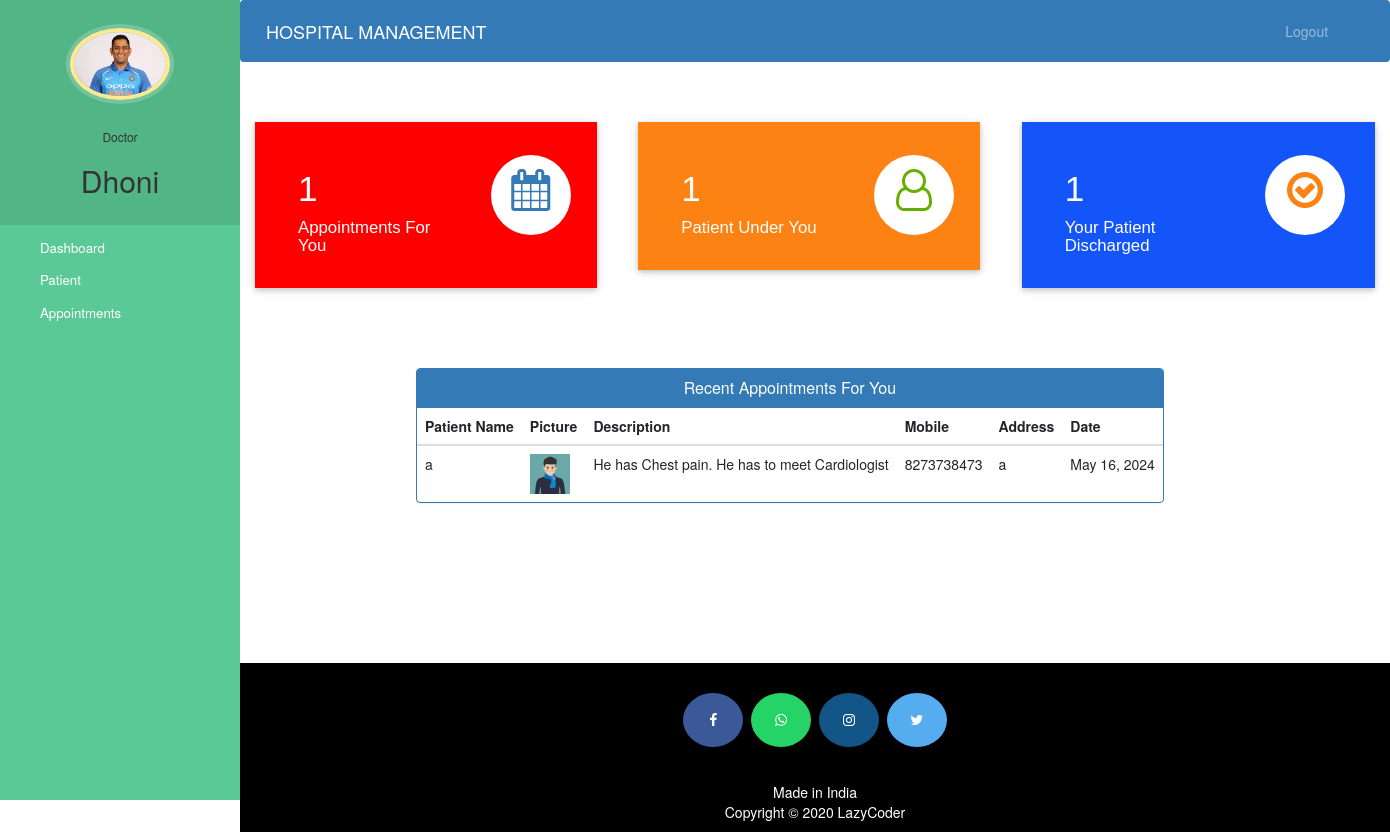
/doctor-dashboard (signed in), run on the app's committed database.
### hospital/models.py (models this page shows, shortened)
class Doctor(models.Model):
    user=models.OneToOneField(User,on_delete=models.CASCADE)
    profile_pic= models.ImageField(upload_to='profile_pic/DoctorProfilePic/',null=True,blank=True)
    address = models.CharField(max_length=40)
    mobile = models.CharField(max_length=20,null=True)
    department= models.CharField(max_length=50,choices=departments,default='Cardiologist')
    status=models.BooleanField(default=False)

class Appointment(models.Model):
    patientId=models.PositiveIntegerField(null=True)
    doctorId=models.PositiveIntegerField(null=True)
    patientName=models.CharField(max_length=40,null=True)
    doctorName=models.CharField(max_length=40,null=True)
    appointmentDate=models.DateField(auto_now=True)
    description=models.TextField(max_length=500)
    status=models.BooleanField(default=False)

class Patient(models.Model):
    user=models.OneToOneField(User,on_delete=models.CASCADE)
    profile_pic= models.ImageField(upload_to='profile_pic/PatientProfilePic/',null=True,blank=True)
    address = models.CharField(max_length=40)
    mobile = models.CharField(max_length=20,null=False)
    symptoms = models.CharField(max_length=100,null=False)
    assignedDoctorId = models.PositiveIntegerField(null=True)
    admitDate=models.DateField(auto_now=True)
    status=models.BooleanField(default=False)

### hospital/views.py (the view)
# urls.py: path('doctor-dashboard', views.doctor_dashboard_view,name='doctor-dashboard'),
@login_required(login_url='doctorlogin')
@user_passes_test(is_doctor)
def doctor_dashboard_view(request):
    patientcount=models.Patient.objects.all().filter(status=True,assignedDoctorId=request.user.id).count()
    appointmentcount=models.Appointment.objects.all().filter(status=True,doctorId=request.user.id).count()
    patientdischarged=models.PatientDischargeDetails.objects.all().distinct().filter(assignedDoctorName=request.user.first_name).count()
    appointments=models.Appointment.objects.all().filter(status=True,doctorId=request.user.id).order_by('-id')
    patientid=[]
    for a in appointments:
        patientid.append(a.patientId)
    patients=models.Patient.objects.all().filter(status=True,user_id__in=patientid).order_by('-id')
    appointments=zip(appointments,patients)
    mydict={
    'patientcount':patientcount,
    'appointmentcount':appointmentcount,
    'patientdischarged':patientdischarged,
    'appointments':appointments,
    'doctor':models.Doctor.objects.get(user_id=request.user.id), #for profile picture of doctor in sidebar
    }
    return render(request,'hospital/doctor_dashboard.html',context=mydict)

### hospital/views.py (called while the page is built)
def is_doctor(user):
    return user.groups.filter(name='DOCTOR').exists()

### templates/hospital/doctor_dashboard.html
{% extends 'hospital/doctor_base.html' %}
{% load static %}
{% block content %}
{%include 'hospital/doctor_dashboard_cards.html'%}
<br><br><br><br>
<div class="container">
  <div class="row">
    <div class="panel panel-primary" style="margin-left:15%;">
      <div class="panel-heading" style="text-align:center;">
        <h6 class="panel-title">Recent Appointments For You</h6>
      </div>
      <table class="table table-hover" id="dev-table">
        <thead>
          <tr>
            <th>Patient Name</th>
            <th>Picture</th>
            <th>Description</th>
            <th>Mobile</th>
            <th>Address</th>
            <th>Date</th>
          </tr>
        </thead>
        {% for a,p in appointments %}
        <tr>
          <td>{{a.patientName}}</td>
          <td> <img src="{% static p.profile_pic.url %}" alt="Profile Pic" height="40px" width="40px" /></td>
          <td>{{a.description}}</td>
          <td>{{p.mobile}}</td>
          <td>{{p.address}}</td>
          <td>{{a.appointmentDate}}</td>
        </tr>
        {% endfor %}
      </table>
    </div>
  </div>
</div>
{% endblock content %}

### templates/hospital/doctor_base.html (shortened to what this page needs)
<!DOCTYPE html>
{% load static %}
<html lang="en">
<head>
  <link rel="stylesheet" href="https://stackpath.bootstrapcdn.com/bootstrap/4.3.1/css/bootstrap.min.css">
  <link rel="stylesheet" href="https://maxcdn.bootstrapcdn.com/font-awesome/4.7.0/css/font-awesome.min.css">
</head>
<body>
  <nav class="menu" tabindex="0">
    <header class="avatar">
      <img src="{% static doctor.profile_pic.url %}" alt="Profile Pic" />
      <br><br>
      <h6>Doctor</h6>
      <h2>{{request.user.first_name}}</h2>
    </header>
    <ul>
      <li tabindex="0" class="icon-dashboard"> <a style="color:white; text-decoration:none;" href="/doctor-dashboard"><span>Dashboard</span></a> </li>
      <li tabindex="0" class="icon-users"> <a style="color:white; text-decoration:none;" href="/doctor-patient"><span>Patient</span></a></li>
      <li tabindex="0" class="icon-calendar"> <a style="color:white; text-decoration:none;" href="/doctor-appointment"><span>Appointments</span></a></li>
    </ul>
  </nav>
  <main>
    <div class="bs-example">
      <nav class="navbar navbar-expand-md  navbar-dark fixed-top" style="background:#337AB7;">
        <a href="/doctor-dashboard" class="navbar-brand">HOSPITAL MANAGEMENT</a>
        <div class="collapse navbar-collapse justify-content-between" id="navbarCollapse">
          <div class="navbar-nav" style=" margin-left: 90%;">
            <a href="/logout" class="nav-item nav-link">Logout</a>
          </div>
        </div>
      </nav>
    </div>
    <br><br>
    {% block content %}
    {% endblock content %}
    <br><br><br><br><br><br><br>
    <footer>
      <p>
        <a id="ftr" href="https://facebook.com/sumit.luv/" class="fa fa-facebook"></a>
        <a id="ftr" href="https://api.whatsapp.com/send?phone=919572181024&text=Hello%20Sumit.%0d%0aHow%20are%20you%20%3f%0d%0aI%20came%20from%20your%20website.&source=&data=#" class="fa fa-whatsapp"></a>
        <a id="ftr" href="https://instagram.com/sumit.luv" class="fa fa-instagram"></a>
        <a id="ftr" href="https://twitter.com/sumitkumar1503" class="fa fa-twitter"></a>
      </p>
      <br>
      <div class="container">
        <div class="row">
          <div class="col-md-12 col-sm-12">
            <div style="color:#ffffff;" class="wow fadeInUp footer-copyright">
              <p>Made in India <br>
                Copyright &copy; 2020 LazyCoder </p>
            </div>
          </div>
        </div>
      </div>
    </footer>
  </main>
</body>
</html>

### templates/hospital/doctor_dashboard_cards.html (shortened to what this page needs)
<!DOCTYPE html>
<html lang="en" dir="ltr">
<head>
  <link rel="stylesheet" href="https://maxcdn.bootstrapcdn.com/bootstrap/3.4.1/css/bootstrap.min.css">
  <link rel="stylesheet" href="https://cdnjs.cloudflare.com/ajax/libs/font-awesome/4.7.0/css/font-awesome.min.css">
</head>
<body>
  <div class="market-updates">
    <div class="col-md-4 market-update-gd">
      <div class="market-update-block clr-block-1">
        <div class="col-md-8 market-update-left">
          <h3>{{appointmentcount}}</h3>
          <h4>Appointments For You</h4>
        </div>
        <div class="col-md-4 market-update-right">
          <i class="fa fa-calendar"> </i>
        </div>
        <div class="clearfix"> </div>
      </div>
    </div>
    <div class="col-md-4 market-update-gd">
      <div class="market-update-block clr-block-2">
        <div class="col-md-8 market-update-left">
          <h3>{{patientcount}}</h3>
          <h4>Patient Under You</h4>
        </div>
        <div class="col-md-4 market-update-right">
          <i class="fa fa-user-o"></i>
        </div>
        <div class="clearfix"> </div>
      </div>
    </div>
    <div class="col-md-4 market-update-gd">
      <div class="market-update-block clr-block-3">
        <div class="col-md-8 market-update-left">
          <h3>{{patientdischarged}}</h3>
          <h4>Your Patient Discharged</h4>
        </div>
        <div class="col-md-4 market-update-right">
          <i class="fa fa-check-circle-o" aria-hidden="true"></i>
        </div>
        <div class="clearfix"> </div>
      </div>
    </div>
  </div>
</body>
</html>

### templates/hospital/doctor_base.html (style rules this page uses)
a:link { text-decoration: none; }
a { color: white; }
footer { padding: 0px 0px 0px 0px; background-color: black; margin: 0px; }
#ftr { padding: 20px; }
.fa { font-size: 23px; width: 60px; text-align: center; text-decoration: none; margin: 5px 2px; border-radius: 50%; }
.fa-facebook { background: #3B5998; color: white; margin-top: 30px; }
.fa-whatsapp { background: #25d366; color: white; }
.fa-twitter { background: #55ACEE; color: white; }
.fa-instagram { background: #125688; color: white; }
p { text-align: center; }
body { padding-left: 240px; }
main { position: relative; height: 100vh; }
.menu { background: #5bc995; height: 100vh; width: 240px; position: fixed; top: 0px; left: 0; z-index: 5; outline: none; }
.menu .avatar { background: rgba(0, 0, 0, 0.1); padding: 2em 0.5em; text-align: center; }
.menu .avatar img { width: 100px; border-radius: 50%; overflow: hidden; border: 4px solid #ffea92; box-shadow: 0 0 0 4px rgba(255, 255, 255, 0.2); }
.menu .avatar h2 { font-weight: normal; margin-bottom: 0; }
.menu ul { list-style: none; padding: 0.5em 0; margin: 0; }
.menu ul li { padding: 0.5em 1em 0.5em 3em; font-size: 0.95em; font-weight: regular; background-repeat: no-repeat; background-position: left 15px center; background-size: auto 20px; transition: all 0.15s linear; cursor: pointer; }
.menu ul li.icon-dashboard { background-image: url("http://www.entypo.com/images//gauge.svg"); }
.menu ul li.icon-users { background-image: url("http://www.entypo.com/images//users.svg"); }
.menu ul li.icon-calendar { background-image: url("http://www.entypo.com/images//calendar.svg"); }

### templates/hospital/doctor_dashboard_cards.html (style rules this page uses)
.market-update-block { padding: 2em 2em; background: #999; }
.market-update-block h3 { color: #fff; font-size: 2.5em; font-family: 'Carrois Gothic', sans-serif; }
.market-update-block h4 { font-size: 1.2em; color: #fff; margin: 0.3em 0em; font-family: 'Carrois Gothic', sans-serif; }
.market-update-block.clr-block-1 { background: #ff0000; margin-right: 0.8em; box-shadow: 0 2px 5px 0 rgba(0, 0, 0, 0.16), 0 2px 10px 0 rgba(0, 0, 0, 0.12); transition: 0.5s all; -webkit-transition: 0.5s all; -moz-transition: 0.5s all; -o-transition: 0.5s all; }
.market-update-block.clr-block-2 { background: #FC8213; margin-right: 0.8em; box-shadow: 0 2px 5px 0 rgba(0, 0, 0, 0.16), 0 2px 10px 0 rgba(0, 0, 0, 0.12); transition: 0.5s all; -webkit-transition: 0.5s all; -moz-transition: 0.5s all; -o-transition: 0.5s all; }
.market-update-block.clr-block-3 { background: #1355f9; box-shadow: 0 2px 5px 0 rgba(0, 0, 0, 0.16), 0 2px 10px 0 rgba(0, 0, 0, 0.12); transition: 0.5s all; -webkit-transition: 0.5s all; -moz-transition: 0.5s all; -o-transition: 0.5s all; }
.market-update-right i.fa.fa-user-o { font-size: 3em; color: #68AE00; width: 80px; height: 80px; background: #fff; text-align: center; border-radius: 49px; -webkit-border-radius: 49px; -moz-border-radius: 49px; -o-border-radius: 49px; line-height: 1.7em; }
.market-update-right i.fa.fa-check-circle-o { font-size: 3em; color: #FC8213; width: 80px; height: 80px; background: #fff; text-align: center; border-radius: 49px; -webkit-border-radius: 49px; -moz-border-radius: 49px; -o-border-radius: 49px; line-height: 1.7em; }
.market-update-right i.fa.fa-calendar { font-size: 3em; color: #337AB7; width: 80px; height: 80px; background: #fff; text-align: center; border-radius: 49px; -webkit-border-radius: 49px; -moz-border-radius: 49px; -o-border-radius: 49px; line-height: 1.7em; }
.market-update-left { padding: 0px; }

### data on the page
Doctor: profile_pic (picture)
Appointment: patientName "a", profile_pic (picture), description "He has Chest pain. He has to meet Cardiologist", mobile "8273738473", address "a", appointmentDate "May 16, 2024"

### other printed values
{{ request.user.first_name }} "Dhoni"
{{ appointmentcount }} "1"
{{ patientcount }} "1"
{{ patientdischarged }} "1"
